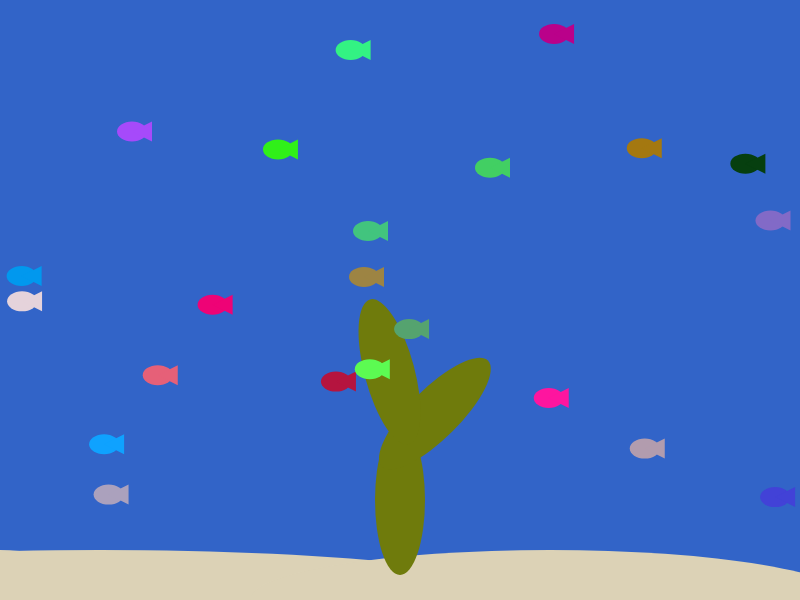
Frame 1 (no input)
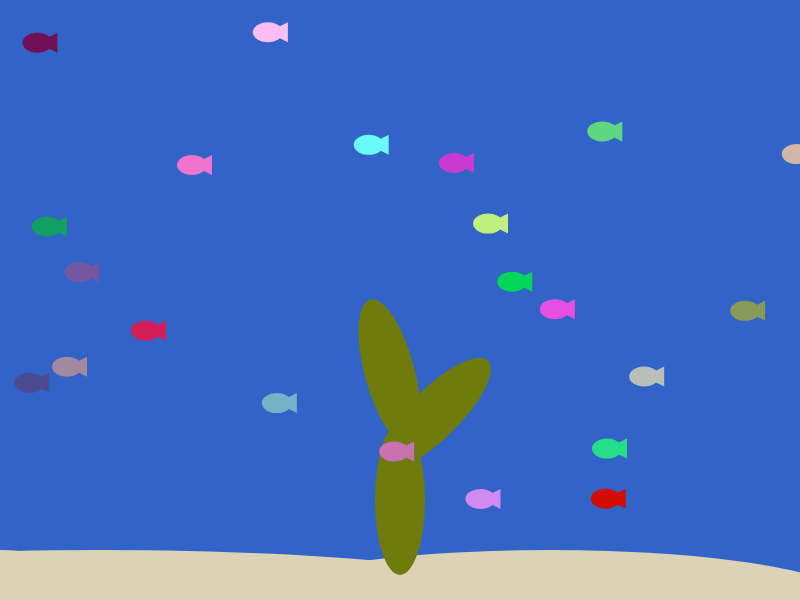
Frame 60 (no input)
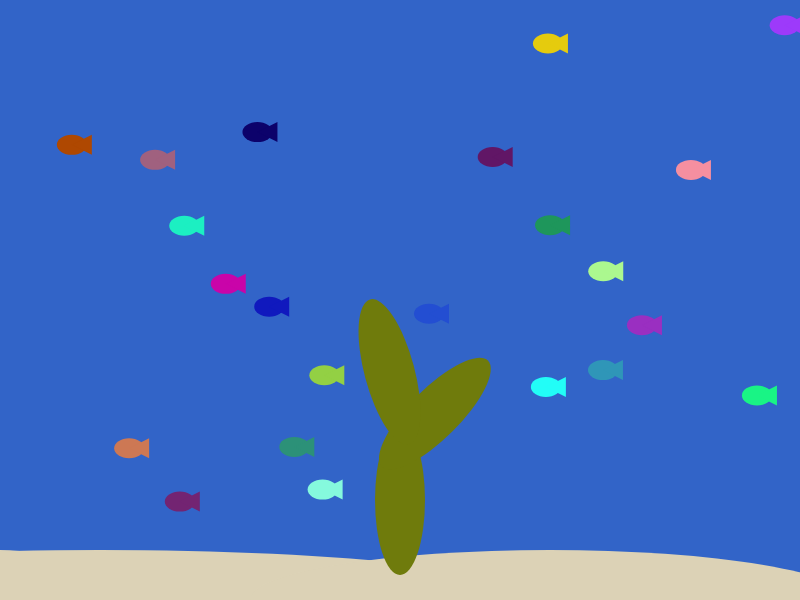
Frame 120 (the mouse pressed at the canvas centre since frame 60)

The p5.js sketch that drew these frames (run headless with seeded random() and noise() and a simulated clock; from frame 60 on, the mouse is pressed at the canvas centre):

// p5.js sketch
// ── sketch.js
//Creating the array of swimmers
let swimmers = [];


function setup() {
  createCanvas(800, 600);
  frameRate (60);


  //Creating the fish objects, and
  //defining how many fish we'd like
  for (let i = 0; i < random (10, 200); i++){
    swimmers[i] = new fish (random(0, 800), random (0, 500));
  }

}




function draw() {
background (50, 100, 200);


//Drawing the sand bottom
noStroke();
fill (220, 210, 182);
ellipse (0, 600, 200, 100);
ellipse (100, 600, 900, 100);
ellipse (550, 600, 600, 100);


//Drawing the seaweed
push();
noStroke();
fill (111, 123, 12);
ellipse (400, 500, 50, 150);
rotate (PI/4);
ellipse (600, -15, 50, 150);
rotate (-PI/3);
ellipse (280, 460, 50, 150);
pop();



//Making my swimmers appear and move!
  for (let i = 0; i < swimmers.length; i++) {
    swimmers[i].move();
    swimmers[i].show();
  }

}





// Creating the fish class
class fish{
  constructor(x, y){
    this.x = x;
    this.y = y;
  }

//Making the fish move
  move () {
    this.x = this.x - random (0,10);
    this.y = this.y + random (-1,1);

//Using If statements to make sure the
//fish don't just leave the screen
    if (this.x <= 0){
      this.x = 800;
    }

    if (this.y <= 0){
      this.y = 600;
    }

    if (this.y >= 600){
      this.y = 0;
    }
  }

//Actually creating the fish, conceptualized
//here as an ellipse and a triangle together
  show (){
    fill (random(255), random (255), random(255));
    noStroke();
    ellipse(this.x, this.y, 30, 20);
    triangle(this.x, this.y, this.x+20, this.y+10, this.x+20, this.y-10);
  }
}


function mousePressed(){
  console.log(mouseX, mouseY);
}
